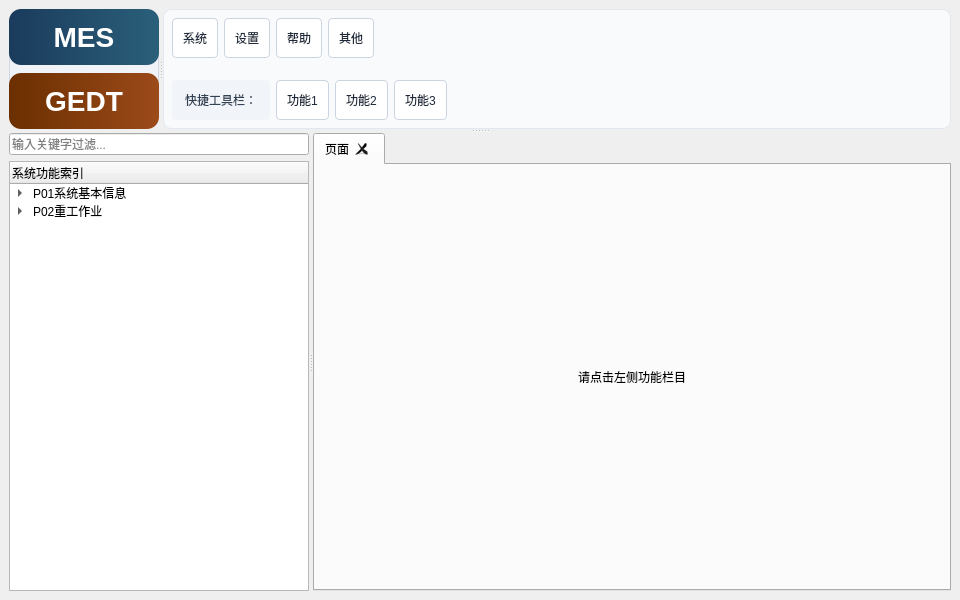
<?xml version="1.0" encoding="UTF-8"?>
<ui version="4.0">
 <class>GedtMainWindow</class>
 <widget class="QMainWindow" name="GedtMainWindow">
  <property name="geometry">
   <rect>
    <x>0</x>
    <y>0</y>
    <width>960</width>
    <height>600</height>
   </rect>
  </property>
  <property name="windowTitle">
   <string>GEDT MES</string>
  </property>
  <widget class="QWidget" name="centralwidget">
   <layout class="QVBoxLayout" name="centralLayout">
    <item>
     <widget class="QSplitter" name="splitter_3">
      <property name="orientation">
       <enum>Qt::Orientation::Vertical</enum>
      </property>
      <widget class="QSplitter" name="splitter_2">
       <property name="orientation">
        <enum>Qt::Orientation::Horizontal</enum>
       </property>
       <widget class="QWidget" name="widget_3" native="true">
        <property name="minimumSize">
         <size>
          <width>120</width>
          <height>80</height>
         </size>
        </property>
        <property name="maximumSize">
         <size>
          <width>150</width>
          <height>120</height>
         </size>
        </property>
        <property name="styleSheet">
         <string notr="true">
            QWidget#widget_3 {
                background-color: #F0F4F8;
                border-radius: 15px;
                border: 1px solid #D0D9E5;
            }
            </string>
        </property>
        <layout class="QVBoxLayout" name="verticalLayout_2">
         <property name="spacing">
          <number>8</number>
         </property>
         <item>
          <widget class="QLabel" name="label">
           <property name="styleSheet">
            <string notr="true">
                font-size: 28px;
                font-family: 'Segoe UI', 'Microsoft YaHei', sans-serif;
                font-weight: bold;
                color: #FFFFFF;
                background-color: qlineargradient(x1:0, y1:0, x2:1, y2:0, stop:0 #1B3B5C, stop:1 #2A5F7A);
                border: none;
                border-radius: 12px;
                padding: 8px 0;
                min-height: 40px;
            </string>
           </property>
           <property name="text">
            <string>MES</string>
           </property>
           <property name="alignment">
            <set>Qt::AlignmentFlag::AlignCenter</set>
           </property>
          </widget>
         </item>
         <item>
          <widget class="QLabel" name="label_2">
           <property name="styleSheet">
            <string notr="true">
                font-size: 28px;
                font-family: 'Segoe UI', 'Microsoft YaHei', sans-serif;
                font-weight: bold;
                color: #FFFFFF;
                background-color: qlineargradient(x1:0, y1:0, x2:1, y2:0, stop:0 #6B2F00, stop:1 #9C4A1A);
                border: none;
                border-radius: 12px;
                padding: 8px 0;
                min-height: 40px;
            </string>
           </property>
           <property name="text">
            <string>GEDT</string>
           </property>
           <property name="alignment">
            <set>Qt::AlignmentFlag::AlignCenter</set>
           </property>
          </widget>
         </item>
        </layout>
       </widget>
       <widget class="QWidget" name="widget_4" native="true">
        <property name="styleSheet">
         <string notr="true">
         QWidget#widget_4 {
             background-color: #F8FAFC;
             border-radius: 8px;
             border: 1px solid #E2E8F0;
         }
         QPushButton, QToolButton {
             max-width: 70px;
             max-height: 30px;
             background-color: #FFFFFF;
             border: 1px solid #CBD5E1;
             border-radius: 4px;
             padding: 4px 10px;
             font-size: 12px;
             color: #1E293B;
         }
         QPushButton:hover, QToolButton:hover {
             background-color: #F1F5F9;
             border-color: #94A3B8;
         }
         QLabel {
             background-color: #F1F5F9;
             border-radius: 4px;
             padding: 4px 10px;
             color: #334155;
         }
        </string>
        </property>
        <layout class="QVBoxLayout" name="verticalLayout">
         <property name="spacing">
          <number>4</number>
         </property>
         <item>
          <widget class="QWidget" name="widget_5" native="true">
           <layout class="QHBoxLayout" name="horizontalLayout">
            <property name="spacing">
             <number>6</number>
            </property>
            <item>
             <widget class="QPushButton" name="btnConnect">
              <property name="text">
               <string>系统</string>
              </property>
             </widget>
            </item>
            <item>
             <widget class="QPushButton" name="btnDisconnect">
              <property name="text">
               <string>设置</string>
              </property>
             </widget>
            </item>
            <item>
             <widget class="QPushButton" name="btnQuery">
              <property name="text">
               <string>帮助</string>
              </property>
             </widget>
            </item>
            <item>
             <widget class="QPushButton" name="btnSwitchDB">
              <property name="text">
               <string>其他</string>
              </property>
             </widget>
            </item>
            <item>
             <spacer>
              <property name="orientation">
               <enum>Qt::Orientation::Horizontal</enum>
              </property>
              <property name="sizeHint" stdset="0">
               <size>
                <width>40</width>
                <height>20</height>
               </size>
              </property>
             </spacer>
            </item>
           </layout>
          </widget>
         </item>
         <item>
          <widget class="QWidget" name="widget_6" native="true">
           <layout class="QHBoxLayout" name="horizontalLayout_2">
            <property name="spacing">
             <number>6</number>
            </property>
            <item>
             <widget class="QLabel" name="label_3">
              <property name="text">
               <string>快捷工具栏：</string>
              </property>
             </widget>
            </item>
            <item>
             <widget class="QPushButton" name="tabBtn1">
              <property name="text">
               <string>功能1</string>
              </property>
             </widget>
            </item>
            <item>
             <widget class="QPushButton" name="tabBtn2">
              <property name="text">
               <string>功能2</string>
              </property>
             </widget>
            </item>
            <item>
             <widget class="QPushButton" name="tabBtn3">
              <property name="text">
               <string>功能3</string>
              </property>
             </widget>
            </item>
            <item>
             <spacer>
              <property name="orientation">
               <enum>Qt::Orientation::Horizontal</enum>
              </property>
              <property name="sizeHint" stdset="0">
               <size>
                <width>40</width>
                <height>20</height>
               </size>
              </property>
             </spacer>
            </item>
           </layout>
          </widget>
         </item>
        </layout>
       </widget>
      </widget>
      <widget class="QSplitter" name="splitter">
       <property name="orientation">
        <enum>Qt::Orientation::Horizontal</enum>
       </property>
       <widget class="QWidget" name="widget" native="true">
       <property name="minimumSize">
        <size>
         <width>200</width>
         <height>0</height>
        </size>
       </property>
       <property name="maximumSize">
        <size>
         <width>300</width>
         <height>16777215</height>
        </size>
       </property>
       <layout class="QVBoxLayout" name="verticalLayout_4">
        <property name="spacing">
         <number>6</number>
        </property>
        <item>
         <widget class="QLineEdit" name="searchEdit">
          <property name="placeholderText">
           <string>输入关键字过滤...</string>
          </property>
          <property name="clearButtonEnabled">
           <bool>true</bool>
          </property>
         </widget>
        </item>
        <item>
         <widget class="QTreeWidget" name="treeWidget">
          <column>
           <property name="text">
            <string>系统功能索引</string>
           </property>
          </column>
            <item>
                <property name="text">
                <string>P01系统基本信息</string>
                </property>
                <property name="expanded">
                <bool>true</bool>
                </property>
                    <item>
                    <property name="text">
                        <string>员工</string>
                    </property>
                    </item>
                    <item>
                    <property name="text">
                        <string>途程</string>
                    </property>
                    </item>
            </item>
            <item>
                <property name="text">
                <string>P02重工作业</string>
                </property>
                    <item>
                    <property name="text">
                        <string>清除料件</string>
                    </property>
                    </item>
            </item>
         </widget>
        </item>
       </layout>
      </widget>
       <widget class="QWidget" name="widget_2" native="true">
       <layout class="QVBoxLayout" name="tabLayout">
        <item>
         <widget class="QTabWidget" name="tabWidget">
          <property name="tabsClosable">
           <bool>true</bool>
          </property>
          <widget class="QWidget" name="tab">
           <attribute name="title">
            <string>页面</string>
           </attribute>
           <layout class="QVBoxLayout" name="tabLayout_1">
            <item>
             <widget class="QLabel" name="welcomeLabel">
              <property name="text">
               <string>请点击左侧功能栏目</string>
              </property>
              <property name="alignment">
               <set>Qt::AlignCenter</set>
              </property>
             </widget>
            </item>
           </layout>
          </widget>
         </widget>
        </item>
       </layout>
      </widget>
      </widget>
     </widget>
    </item>
   </layout>
  </widget>
 </widget>
 <resources/>
 <connections/>
</ui>
